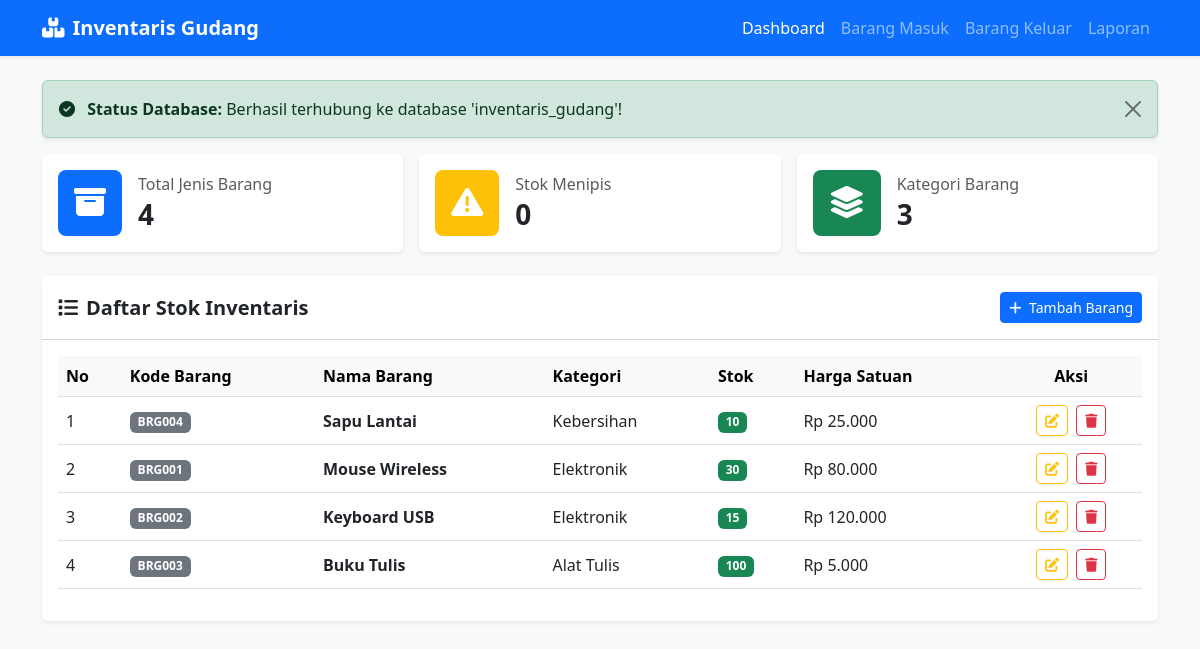
The page / on the database its author committed.
### tables this page shows
CREATE TABLE `barang` (
  `id_barang` int(11) NOT NULL,
  `kode_barang` varchar(20) NOT NULL,
  `nama_barang` varchar(100) NOT NULL,
  `id_kategori` int(11) NOT NULL,
  `id_supplier` int(11) DEFAULT NULL,
  `harga` decimal(12,2) NOT NULL DEFAULT 0.00,
  `stok` int(11) NOT NULL DEFAULT 0,
  `satuan` varchar(20) NOT NULL,
  `stok_minimum` int(11) NOT NULL DEFAULT 5
);

CREATE TABLE `kategori` (
  `id_kategori` int(11) NOT NULL AUTO_INCREMENT,
  `nama_kategori` varchar(100) NOT NULL,
  PRIMARY KEY (`id_kategori`)
);

### koneksi.php (called while the page is built, shortened)
<?php
$host = 'localhost';
$user = 'root';
$pass = '';
$db   = 'inventaris_gudang';
$conn = mysqli_connect($host, $user, $pass, $db);
if ($conn) {
    $status_koneksi = "Berhasil terhubung ke database '$db'!";
    $status_class   = "success";
} else {
    $status_koneksi = "Koneksi gagal: " . mysqli_connect_error();
    $status_class   = "danger";
}
?>

### index.php (the view, shortened to what this page needs)
<?php
include 'koneksi.php';
?>
<!DOCTYPE html>
<html lang="id">
<head>
    <link href="https://cdn.jsdelivr.net/npm/bootstrap@5.3.0/dist/css/bootstrap.min.css" rel="stylesheet">
    <link rel="stylesheet" href="https://cdnjs.cloudflare.com/ajax/libs/font-awesome/6.4.0/css/all.min.css">
</head>
<body class="bg-light">
    <nav class="navbar navbar-expand-lg navbar-dark bg-primary shadow-sm mb-4">
        <div class="container">
            <a class="navbar-brand fw-bold" href="#"><i class="fa-solid fa-boxes-stacked me-2"></i>Inventaris Gudang</a>
            <div class="collapse navbar-collapse" id="navbarNav">
                <ul class="navbar-nav ms-auto">
                    <li class="nav-item"><a class="nav-link active" href="#">Dashboard</a></li>
                    <li class="nav-item"><a class="nav-link" href="#">Barang Masuk</a></li>
                    <li class="nav-item"><a class="nav-link" href="#">Barang Keluar</a></li>
                    <li class="nav-item"><a class="nav-link" href="#">Laporan</a></li>
                </ul>
            </div>
        </div>
    </nav>
    <div class="container">
        <?php if (!empty($status_koneksi)): ?>
            <div class="alert alert-<?= $status_class; ?> alert-dismissible fade show shadow-sm" role="alert">
                <i class="fa-solid <?= $status_class == 'success' ? 'fa-circle-check' : 'fa-triangle-exclamation'; ?> me-2"></i>
                <strong>Status Database:</strong> <?= $status_koneksi; ?>
                <button type="button" class="btn-close" data-bs-dismiss="alert" aria-label="Close"></button>
            </div>
        <?php endif; ?>
        <div class="row g-3 mb-4">
            <div class="col-md-4">
                <div class="card border-0 shadow-sm bg-white p-3">
                    <div class="d-flex align-items-center">
                        <div class="bg-primary text-white rounded-3 p-3 me-3">
                            <i class="fa-solid fa-box-archive fa-2x"></i>
                        </div>
                        <div>
                            <h6 class="text-muted mb-1">Total Jenis Barang</h6>
                            <?php
                                $total_items = 0;
                                if($conn) {
                                    $q = mysqli_query($conn, "SELECT COUNT(*) as total FROM barang");
                                    if($q) { $res = mysqli_fetch_assoc($q); $total_items = $res['total']; }
                                }
                            ?>
                            <h3 class="fw-bold mb-0"><?= $total_items; ?></h3>
                        </div>
                    </div>
                </div>
            </div>
            <div class="col-md-4">
                <div class="card border-0 shadow-sm bg-white p-3">
                    <div class="d-flex align-items-center">
                        <div class="bg-warning text-white rounded-3 p-3 me-3">
                            <i class="fa-solid fa-triangle-exclamation fa-2x"></i>
                        </div>
                        <div>
                            <h6 class="text-muted mb-1">Stok Menipis</h6>
                            <?php
                                $stok_low = 0;
                                if($conn) {
                                    $q = mysqli_query($conn, "SELECT COUNT(*) as total FROM barang WHERE stok < stok_minimum");
                                    if($q) { $res = mysqli_fetch_assoc($q); $stok_low = $res['total']; }
                                }
                            ?>
                            <h3 class="fw-bold mb-0"><?= $stok_low; ?></h3>
                        </div>
                    </div>
                </div>
            </div>
            <div class="col-md-4">
                <div class="card border-0 shadow-sm bg-white p-3">
                    <div class="d-flex align-items-center">
                        <div class="bg-success text-white rounded-3 p-3 me-3">
                            <i class="fa-solid fa-layer-group fa-2x"></i>
                        </div>
                        <div>
                            <h6 class="text-muted mb-1">Kategori Barang</h6>
                            <?php
                                $total_kategori = 0;
                                if($conn) {
                                    $q = mysqli_query($conn, "SELECT COUNT(DISTINCT id_kategori) as total FROM barang");
                                    if($q) { $res = mysqli_fetch_assoc($q); $total_kategori = $res['total']; }
                                }
                            ?>
                            <h3 class="fw-bold mb-0"><?= $total_kategori; ?></h3>
                        </div>
                    </div>
                </div>
            </div>
        </div>
        <div class="card border-0 shadow-sm">
            <div class="card-header bg-white py-3 d-flex justify-content-between align-items-center">
                <h5 class="mb-0 fw-bold"><i class="fa-solid fa-list me-2"></i>Daftar Stok Inventaris</h5>
                <a href="tambah_barang.php" class="btn btn-primary btn-sm">
                    <i class="fa-solid fa-plus me-1"></i> Tambah Barang
                </a>
            </div>
            <div class="card-body">
                <div class="table-responsive">
                    <table class="table table-hover align-middle">
                        <thead class="table-light">
                            <tr>
                                <th>No</th>
                                <th>Kode Barang</th>
                                <th>Nama Barang</th>
                                <th>Kategori</th>
                                <th>Stok</th>
                                <th>Harga Satuan</th>
                                <th class="text-center">Aksi</th>
                            </tr>
                        </thead>
                        <tbody>
                            <?php
                            if ($conn) {
                                $query = "SELECT b.*, k.nama_kategori
                                          FROM barang b
                                          LEFT JOIN kategori k ON b.id_kategori = k.id_kategori
                                          ORDER BY b.nama_barang DESC";
                                $result = mysqli_query($conn, $query);
                                if ($result && mysqli_num_rows($result) > 0) {
                                    $no = 1;
                                    while ($row = mysqli_fetch_assoc($result)) {
                                        ?>
                                        <tr>
                                            <td><?= $no++; ?></td>
                                            <td><span class="badge bg-secondary"><?= htmlspecialchars($row['kode_barang'] ?? '-'); ?></span></td>
                                            <td><strong><?= htmlspecialchars($row['nama_barang'] ?? ''); ?></strong></td>
                                            <td><?= htmlspecialchars($row['nama_kategori'] ?? '-'); ?></td>
                                            <td>
                                                <?php if(($row['stok'] <= $row['stok_minimum'])): ?>
                                                    <span class="badge bg-danger"><?= $row['stok']; ?> (Stok Rendah)</span>
                                                <?php else: ?>
                                                    <span class="badge bg-success"><?= $row['stok']; ?></span>
                                                <?php endif; ?>
                                            </td>
                                            <td>Rp <?= number_format($row['harga'] ?? 0, 0, ',', '.'); ?></td>
                                            <td class="text-center">
                                                <a href="edit.php?id=<?= $row['id_barang']; ?>" class="btn btn-sm btn-outline-warning me-1">
                                                    <i class="fa-solid fa-pen-to-square"></i>
                                                </a>
                                                <a href="delete.php?id=<?= $row['id_barang']; ?>" class="btn btn-sm btn-outline-danger" onclick="return confirm('Apakah Anda yakin ingin menghapus barang ini?')">
                                                    <i class="fa-solid fa-trash"></i>
                                                </a>
                                            </td>
                                        </tr>
                                        <?php
                                    }
                                } else {
                                    echo '<tr><td colspan="7" class="text-center text-muted py-4">Belum ada data barang di database.</td></tr>';
                                }
                            } else {
                                echo '<tr><td colspan="7" class="text-center text-danger py-4">Database belum terhubung. Silakan periksa konfigurasi.</td></tr>';
                            }
                            ?>
                        </tbody>
                    </table>
                </div>
            </div>
        </div>
    </div>
</body>
</html>

### rows shown on the page
barang: kode_barang "BRG004", nama_barang "Sapu Lantai", id_kategori.nama_kategori "Kebersihan", stok "10", harga "25.000"
barang: kode_barang "BRG001", nama_barang "Mouse Wireless", id_kategori.nama_kategori "Elektronik", stok "30", harga "80.000"
barang: kode_barang "BRG002", nama_barang "Keyboard USB", id_kategori.nama_kategori "Elektronik", stok "15", harga "120.000"
barang: kode_barang "BRG003", nama_barang "Buku Tulis", id_kategori.nama_kategori "Alat Tulis", stok "100", harga "5.000"

### other values the page prints
$status_koneksi "Berhasil terhubung ke database 'inventaris_gudang'!"
$total_items "4"
$stok_low "0"
$total_kategori "3"
